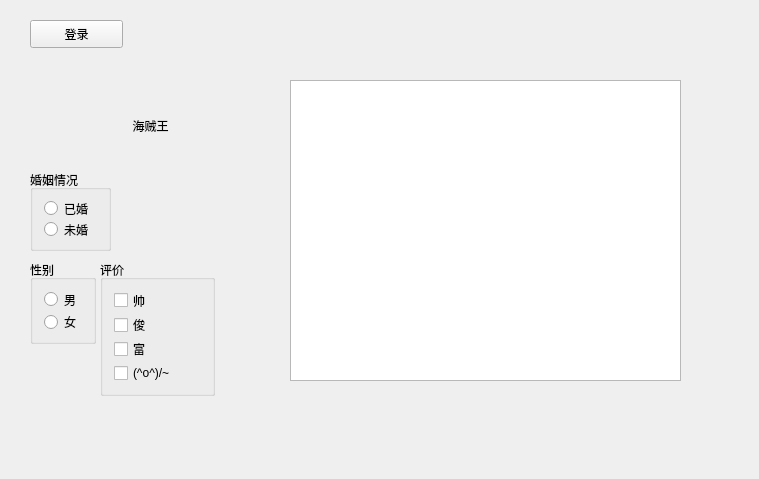
<?xml version="1.0" encoding="UTF-8"?>
<ui version="4.0">
 <class>MainWindow</class>
 <widget class="QMainWindow" name="MainWindow">
  <property name="geometry">
   <rect>
    <x>0</x>
    <y>0</y>
    <width>759</width>
    <height>479</height>
   </rect>
  </property>
  <property name="windowTitle">
   <string>MainWindow</string>
  </property>
  <widget class="QWidget" name="centralWidget">
   <widget class="QPushButton" name="pushButton">
    <property name="geometry">
     <rect>
      <x>30</x>
      <y>20</y>
      <width>93</width>
      <height>28</height>
     </rect>
    </property>
    <property name="text">
     <string>登录</string>
    </property>
   </widget>
   <widget class="QToolButton" name="toolButton">
    <property name="geometry">
     <rect>
      <x>20</x>
      <y>60</y>
      <width>261</width>
      <height>131</height>
     </rect>
    </property>
    <property name="text">
     <string>海贼王</string>
    </property>
    <property name="icon">
     <iconset resource="res.qrc">
      <normaloff>:/Image/Luffy.png</normaloff>:/Image/Luffy.png</iconset>
    </property>
    <property name="iconSize">
     <size>
      <width>40</width>
      <height>40</height>
     </size>
    </property>
    <property name="toolButtonStyle">
     <enum>Qt::ToolButtonTextBesideIcon</enum>
    </property>
    <property name="autoRaise">
     <bool>true</bool>
    </property>
   </widget>
   <widget class="QGroupBox" name="groupBox">
    <property name="geometry">
     <rect>
      <x>30</x>
      <y>260</y>
      <width>66</width>
      <height>84</height>
     </rect>
    </property>
    <property name="title">
     <string>性别</string>
    </property>
    <layout class="QVBoxLayout" name="verticalLayout">
     <item>
      <widget class="QRadioButton" name="rBtnMan">
       <property name="text">
        <string>男</string>
       </property>
      </widget>
     </item>
     <item>
      <widget class="QRadioButton" name="rBtnWoman">
       <property name="text">
        <string>女</string>
       </property>
      </widget>
     </item>
    </layout>
   </widget>
   <widget class="QGroupBox" name="groupBox_2">
    <property name="geometry">
     <rect>
      <x>30</x>
      <y>170</y>
      <width>81</width>
      <height>81</height>
     </rect>
    </property>
    <property name="title">
     <string>婚姻情况</string>
    </property>
    <layout class="QVBoxLayout" name="verticalLayout_2">
     <item>
      <widget class="QRadioButton" name="radioButton_3">
       <property name="text">
        <string>已婚</string>
       </property>
      </widget>
     </item>
     <item>
      <widget class="QRadioButton" name="radioButton_4">
       <property name="text">
        <string>未婚</string>
       </property>
      </widget>
     </item>
    </layout>
   </widget>
   <widget class="QGroupBox" name="groupBox_3">
    <property name="geometry">
     <rect>
      <x>100</x>
      <y>260</y>
      <width>115</width>
      <height>136</height>
     </rect>
    </property>
    <property name="title">
     <string>评价</string>
    </property>
    <layout class="QVBoxLayout" name="verticalLayout_3">
     <item>
      <widget class="QCheckBox" name="checkBox">
       <property name="text">
        <string>帅</string>
       </property>
      </widget>
     </item>
     <item>
      <widget class="QCheckBox" name="checkBox_2">
       <property name="text">
        <string>俊</string>
       </property>
      </widget>
     </item>
     <item>
      <widget class="QCheckBox" name="checkBox_3">
       <property name="text">
        <string>富</string>
       </property>
      </widget>
     </item>
     <item>
      <widget class="QCheckBox" name="cBox">
       <property name="text">
        <string>(^o^)/~</string>
       </property>
       <property name="tristate">
        <bool>true</bool>
       </property>
      </widget>
     </item>
    </layout>
   </widget>
   <widget class="QListWidget" name="listWidget">
    <property name="geometry">
     <rect>
      <x>290</x>
      <y>80</y>
      <width>391</width>
      <height>301</height>
     </rect>
    </property>
   </widget>
  </widget>
 </widget>
 <layoutdefault spacing="6" margin="11"/>
 <resources>
  <include location="res.qrc"/>
 </resources>
 <connections/>
</ui>
